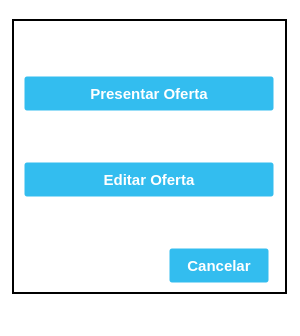
<?xml version="1.0" encoding="UTF-8"?>
<ui version="4.0">
 <class>Edit_Offer</class>
 <widget class="QMainWindow" name="Edit_Offer">
  <property name="geometry">
   <rect>
    <x>0</x>
    <y>0</y>
    <width>300</width>
    <height>336</height>
   </rect>
  </property>
  <property name="minimumSize">
   <size>
    <width>300</width>
    <height>300</height>
   </size>
  </property>
  <property name="maximumSize">
   <size>
    <width>300</width>
    <height>340</height>
   </size>
  </property>
  <property name="windowTitle">
   <string>Editar Oferta</string>
  </property>
  <property name="windowIcon">
   <iconset>
    <normaloff>//nas01/DATOS/Comunes/EIPSA-ERP/Iconos/icon.ico</normaloff>//nas01/DATOS/Comunes/EIPSA-ERP/Iconos/icon.ico</iconset>
  </property>
  <property name="styleSheet">
   <string notr="true">QWidget {
background-color: rgb(255, 255, 255);
}

.QFrame {
	border: 2px solid black;
}

QPushButton {
background-color: #33bdef;
  border: 1px solid transparent;
  border-radius: 3px;
  box-shadow: rgba(255, 255, 255, .4) 0 1px 0 0 inset;
  box-sizing: border-box;
  color: #fff;
  cursor: pointer;
  display: inline-block;
  font-family: -apple-system,system-ui,&quot;Segoe UI&quot;,&quot;Liberation Sans&quot;,sans-serif;
  font-size: 15px;
  font-weight: 800;
  line-height: 1.15385;
  margin: 0;
  outline: none;
  padding: 8px .8em;
  text-align: center;
  text-decoration: none;
  text-shadow: 0px 1px 0px #263666;
  user-select: none;
  -webkit-user-select: none;
  touch-action: manipulation;
  vertical-align: baseline;
  white-space: nowrap;
}

QPushButton:hover {
	background-color: #019ad2;
	border-color: rgb(0, 0, 0);
}

QPushButton:pressed {
	background-color: rgb(1, 140, 190);
	border-color: rgb(255, 255, 255);
}</string>
  </property>
  <widget class="QWidget" name="centralwidget">
   <layout class="QGridLayout" name="gridLayout">
    <item row="0" column="0">
     <widget class="QFrame" name="frame">
      <property name="minimumSize">
       <size>
        <width>275</width>
        <height>275</height>
       </size>
      </property>
      <property name="maximumSize">
       <size>
        <width>275</width>
        <height>275</height>
       </size>
      </property>
      <property name="frameShape">
       <enum>QFrame::StyledPanel</enum>
      </property>
      <property name="frameShadow">
       <enum>QFrame::Raised</enum>
      </property>
      <layout class="QGridLayout" name="gridLayout_2">
       <item row="4" column="0">
        <spacer name="vSpacer3">
         <property name="orientation">
          <enum>Qt::Vertical</enum>
         </property>
         <property name="sizeType">
          <enum>QSizePolicy::Fixed</enum>
         </property>
         <property name="sizeHint" stdset="0">
          <size>
           <width>20</width>
           <height>80</height>
          </size>
         </property>
        </spacer>
       </item>
       <item row="1" column="0">
        <widget class="QPushButton" name="Button_Submit">
         <property name="minimumSize">
          <size>
           <width>250</width>
           <height>35</height>
          </size>
         </property>
         <property name="maximumSize">
          <size>
           <width>250</width>
           <height>35</height>
          </size>
         </property>
         <property name="text">
          <string>Presentar Oferta</string>
         </property>
        </widget>
       </item>
       <item row="2" column="0">
        <spacer name="vSpacer2">
         <property name="orientation">
          <enum>Qt::Vertical</enum>
         </property>
         <property name="sizeType">
          <enum>QSizePolicy::Fixed</enum>
         </property>
         <property name="sizeHint" stdset="0">
          <size>
           <width>20</width>
           <height>50</height>
          </size>
         </property>
        </spacer>
       </item>
       <item row="3" column="0">
        <widget class="QPushButton" name="Button_Edit">
         <property name="minimumSize">
          <size>
           <width>250</width>
           <height>35</height>
          </size>
         </property>
         <property name="maximumSize">
          <size>
           <width>250</width>
           <height>35</height>
          </size>
         </property>
         <property name="text">
          <string>Editar Oferta</string>
         </property>
        </widget>
       </item>
       <item row="5" column="0">
        <layout class="QHBoxLayout" name="horizontalLayout">
         <property name="topMargin">
          <number>0</number>
         </property>
         <item>
          <spacer name="hSpacer1">
           <property name="orientation">
            <enum>Qt::Horizontal</enum>
           </property>
           <property name="sizeType">
            <enum>QSizePolicy::Fixed</enum>
           </property>
           <property name="sizeHint" stdset="0">
            <size>
             <width>140</width>
             <height>20</height>
            </size>
           </property>
          </spacer>
         </item>
         <item>
          <widget class="QPushButton" name="Button_Cancel">
           <property name="enabled">
            <bool>true</bool>
           </property>
           <property name="minimumSize">
            <size>
             <width>100</width>
             <height>35</height>
            </size>
           </property>
           <property name="maximumSize">
            <size>
             <width>100</width>
             <height>35</height>
            </size>
           </property>
           <property name="text">
            <string>Cancelar</string>
           </property>
          </widget>
         </item>
        </layout>
       </item>
       <item row="0" column="0">
        <spacer name="vSpacer1">
         <property name="orientation">
          <enum>Qt::Vertical</enum>
         </property>
         <property name="sizeType">
          <enum>QSizePolicy::Fixed</enum>
         </property>
         <property name="sizeHint" stdset="0">
          <size>
           <width>20</width>
           <height>50</height>
          </size>
         </property>
        </spacer>
       </item>
      </layout>
     </widget>
    </item>
   </layout>
  </widget>
  <widget class="QMenuBar" name="menubar">
   <property name="geometry">
    <rect>
     <x>0</x>
     <y>0</y>
     <width>300</width>
     <height>22</height>
    </rect>
   </property>
  </widget>
  <widget class="QStatusBar" name="statusbar"/>
 </widget>
 <resources/>
 <connections>
  <connection>
   <sender>Button_Cancel</sender>
   <signal>clicked()</signal>
   <receiver>Edit_Offer</receiver>
   <slot>close()</slot>
   <hints>
    <hint type="sourcelabel">
     <x>227</x>
     <y>281</y>
    </hint>
    <hint type="destinationlabel">
     <x>195</x>
     <y>-7</y>
    </hint>
   </hints>
  </connection>
 </connections>
</ui>
